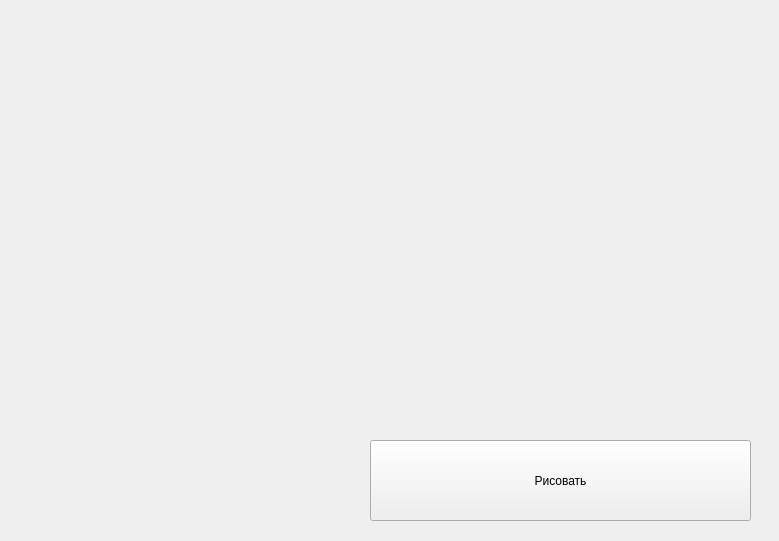
<?xml version="1.0" encoding="UTF-8"?>
<ui version="4.0">
 <class>Form</class>
 <widget class="QWidget" name="Form">
  <property name="geometry">
   <rect>
    <x>0</x>
    <y>0</y>
    <width>779</width>
    <height>541</height>
   </rect>
  </property>
  <property name="windowTitle">
   <string>Form</string>
  </property>
  <widget class="QPushButton" name="btn">
   <property name="geometry">
    <rect>
     <x>370</x>
     <y>440</y>
     <width>381</width>
     <height>81</height>
    </rect>
   </property>
   <property name="text">
    <string>Рисовать</string>
   </property>
  </widget>
 </widget>
 <resources/>
 <connections/>
</ui>
